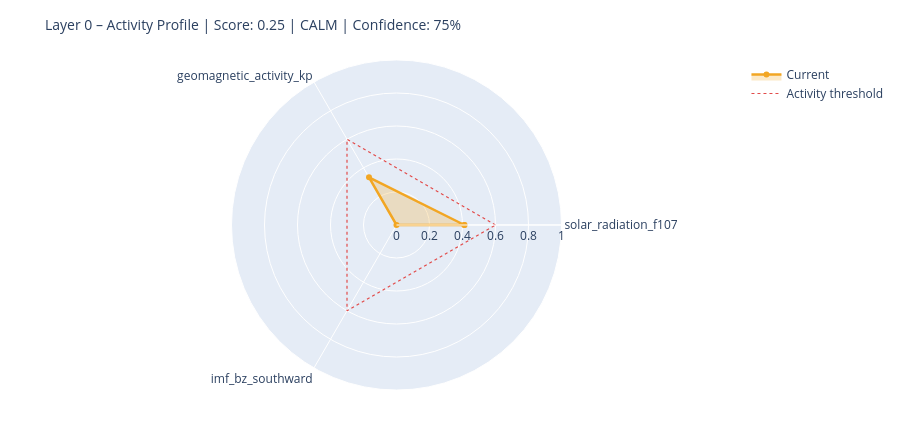

Notebook source saved alongside this figure:
### Markdown cell above
---
## 6. State Assessment & Handoff to Layer 1

### Code cell
# ============================================================
# STEP 1 – Collect raw values with source modes
# Mode: 'primary' | 'fallback_3h' | 'last_valid' | 'missing'
# ============================================================

def safe_last(df, col):
    if df is None or col not in df.columns: return None
    s = df[col].dropna()
    return float(s.iloc[-1]) if not s.empty else None

f107_now = safe_last(df_f107, 'f10.7')
bz_now   = safe_last(df_mag,  'bz_gsm')
kp_now   = safe_last(df_kp,   'kp')
sw_now   = safe_last(df_sw,   'speed')

source_modes = {
    'F10.7':    'primary'  if f107_now is not None else 'missing',
    'Kp':       'primary'  if kp_now   is not None else 'missing',
    'IMF_Bz':   'primary'  if bz_now   is not None else 'missing',
    'SW_speed': 'primary'  if sw_now   is not None else 'missing',
}

# Kp Fallback – 3h endpoint
if kp_now is None:
    try:
        r = requests.get(
            'https://services.swpc.noaa.gov/json/noaa-planetary-k-index.json',
            timeout=10)
        r.raise_for_status()
        fb = pd.DataFrame(r.json())
        tc = next((c for c in fb.columns if 'time' in c.lower()), fb.columns[0])
        kc = next((c for c in fb.columns if 'kp' in c.lower() and c != tc), None)
        if kc:
            fb[kc] = fb[kc].astype(str).str.extract(r'([0-9]+(?:\.[0-9]*)?)')[0]
            fb[kc] = pd.to_numeric(fb[kc], errors='coerce')
            fb = fb[fb[kc] >= 0].dropna(subset=[kc])
            if not fb.empty:
                kp_now = float(fb[kc].iloc[-1])
                source_modes['Kp'] = 'fallback_3h'
                print(f'  Kp fallback (3h): {kp_now:.1f}')
    except Exception as e:
        print(f'  Kp fallback failed: {e}')

# Solar Wind Fallback – last valid value
if sw_now is None and df_sw is not None and 'speed' in df_sw.columns:
    s = df_sw['speed'].dropna()
    if not s.empty:
        sw_now = float(s.iloc[-1])
        source_modes['SW_speed'] = 'last_valid'
        print(f'  SW fallback (last_valid): {sw_now:.0f} km/s')

print()
print('Source modes:', source_modes)

# ============================================================
# STEP 2 – Score from available components only
# ============================================================

def norm(v, lo, hi):
    if v is None: return None
    return max(0.0, min(1.0, (v - lo) / (hi - lo)))

COMPONENTS = {
    'solar_radiation_f107':    (f107_now, norm(f107_now, 60, 250)),
    'geomagnetic_activity_kp': (kp_now,   norm(kp_now,   0,   9)),
    'imf_bz_southward':        (bz_now,   norm(-(bz_now or 0) if bz_now else None, -5, 30)
                                           if bz_now is not None else None),
    'solar_wind_speed':        (sw_now,   norm(sw_now, 300, 800)),
}

available   = {k: v[1] for k, v in COMPONENTS.items() if v[1] is not None}
unavailable = [k for k, v in COMPONENTS.items() if v[1] is None]

layer0_score = round(sum(available.values()) / len(available), 4) if available else None
confidence   = round(len(available) / len(COMPONENTS), 2)

level = ('unknown'  if layer0_score is None
         else 'calm'     if layer0_score < 0.3
         else 'moderate' if layer0_score < 0.6
         else 'active')

# ============================================================
# STEP 3 – Dominant Driver
# ============================================================

def dominant_driver(kp, f107, bz, sw):
    candidates = []
    if kp   is not None and kp   >= 4:   candidates.append(('geomagnetic',    kp / 9))
    if sw   is not None and sw   >= 500:  candidates.append(('solar_wind',     sw / 800))
    if bz   is not None and bz   <= -5:   candidates.append(('imf_southward',  abs(bz) / 30))
    if f107 is not None and f107 >= 150:  candidates.append(('solar_radiation',f107 / 250))
    return max(candidates, key=lambda x: x[1])[0] if candidates else 'none'

driver = dominant_driver(kp_now, f107_now, bz_now, sw_now)

# ============================================================
# STEP 4 – Downstream expectations
# ============================================================

def downstream_expectation(driver, score, kp, bz, f107):
    exp = {
        'magnetosphere':        'calm',
        'ionosphere':           'calm',
        'schumann_resonance':   'unchanged',
        'lithosphere_currents': 'low',
    }
    if driver == 'geomagnetic' or (kp and kp >= 5):
        exp['magnetosphere']        = 'compressed / storm'
        exp['ionosphere']           = 'elevated disturbance (TEC variability)'
        exp['schumann_resonance']   = 'elevated amplitude possible'
        exp['lithosphere_currents'] = 'elevated induction currents'
    elif driver == 'imf_southward' or (bz and bz <= -5):
        exp['magnetosphere']        = 'energy coupling active'
        exp['ionosphere']           = 'elevated electron density possible'
        exp['schumann_resonance']   = 'slight modulation possible'
    elif driver == 'solar_radiation' or (f107 and f107 >= 150):
        exp['ionosphere']           = 'elevated ionization (F-layer)'
        exp['schumann_resonance']   = 'slightly elevated background activity'
    return exp

downstream = downstream_expectation(driver, layer0_score, kp_now, bz_now, f107_now)

# ============================================================
# CONSOLE OUTPUT
# ============================================================

W = 58
print('=' * W)
print('LAYER 0 – STATE ASSESSMENT')
print('=' * W)
for name, (raw_v, score_v) in COMPONENTS.items():
    if score_v is not None:
        bar = '█' * int(score_v * 20) + '░' * (20 - int(score_v * 20))
        print(f'  {name:<35}  {bar}  {score_v:.2f}')
    else:
        print(f'  {name:<35}  {"─" * 20}  n/a')
print('-' * W)
print(f'  Score ({len(available)}/{len(COMPONENTS)} components):  {layer0_score:.3f}')
print(f'  Confidence:         {confidence:.0%}')
print(f'  Level:              {level.upper()}')
print(f'  Dominant Driver:    {driver}')

# Radar chart
cats = list(available.keys())
vals = list(available.values())
if len(cats) >= 3:
    fig = go.Figure()
    fig.add_trace(go.Scatterpolar(
        r=vals + [vals[0]], theta=cats + [cats[0]],
        fill='toself', fillcolor='rgba(242,166,35,0.25)',
        line=dict(color='#F2A623', width=2.5), name='Current'
    ))
    fig.add_trace(go.Scatterpolar(
        r=[0.6] * (len(cats) + 1), theta=cats + [cats[0]],
        line=dict(color='#E24B4A', dash='dot', width=1.2),
        mode='lines', name='Activity threshold'
    ))
    fig.update_layout(
        title=dict(text=f'Layer 0 – Activity Profile | Score: {layer0_score:.2f} | {level.upper()} | Confidence: {confidence:.0%}',
                   font=dict(size=14)),
        polar=dict(radialaxis=dict(visible=True, range=[0, 1])),
        height=430, showlegend=True,
        margin=dict(l=60, r=60, t=60, b=40)
    )
    fig.show()

### Figure 1 — Plotly figure (JSON) as saved in the notebook; plotly's stock layout.template omitted (floating-point values rounded to 4 significant figures)
{"data": [{"fill": "toself", "fillcolor": "rgba(242,166,35,0.25)", "line": {"color": "#F2A623", "width": 2.5}, "name": "Current", "r": [0.4116, 0.3333, 0.0, 0.4116], "theta": ["solar_radiation_f107", "geomagnetic_activity_kp", "imf_bz_southward", "solar_radiation_f107"], "type": "scatterpolar"}, {"line": {"color": "#E24B4A", "dash": "dot", "width": 1.2}, "mode": "lines", "name": "Activity threshold", "r": [0.6, 0.6, 0.6, 0.6], "theta": ["solar_radiation_f107", "geomagnetic_activity_kp", "imf_bz_southward", "solar_radiation_f107"], "type": "scatterpolar"}], "layout": {"height": 430, "margin": {"b": 40, "l": 60, "r": 60, "t": 60}, "polar": {"radialaxis": {"range": [0, 1], "visible": true}}, "showlegend": true, "title": {"font": {"size": 14}, "text": "Layer 0 – Activity Profile | Score: 0.25 | CALM | Confidence: 75%"}}}
